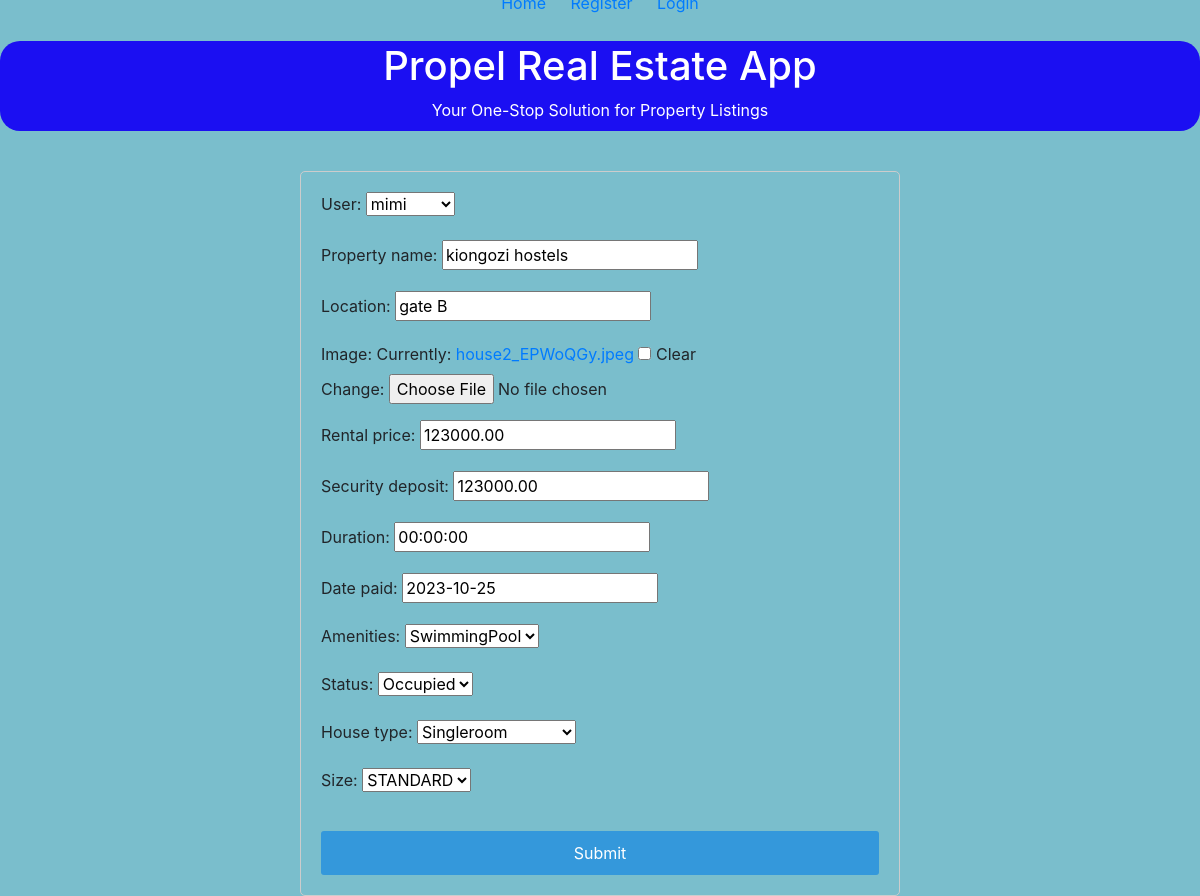
/update_listing/3/, run on an earlier commit of the app's database.
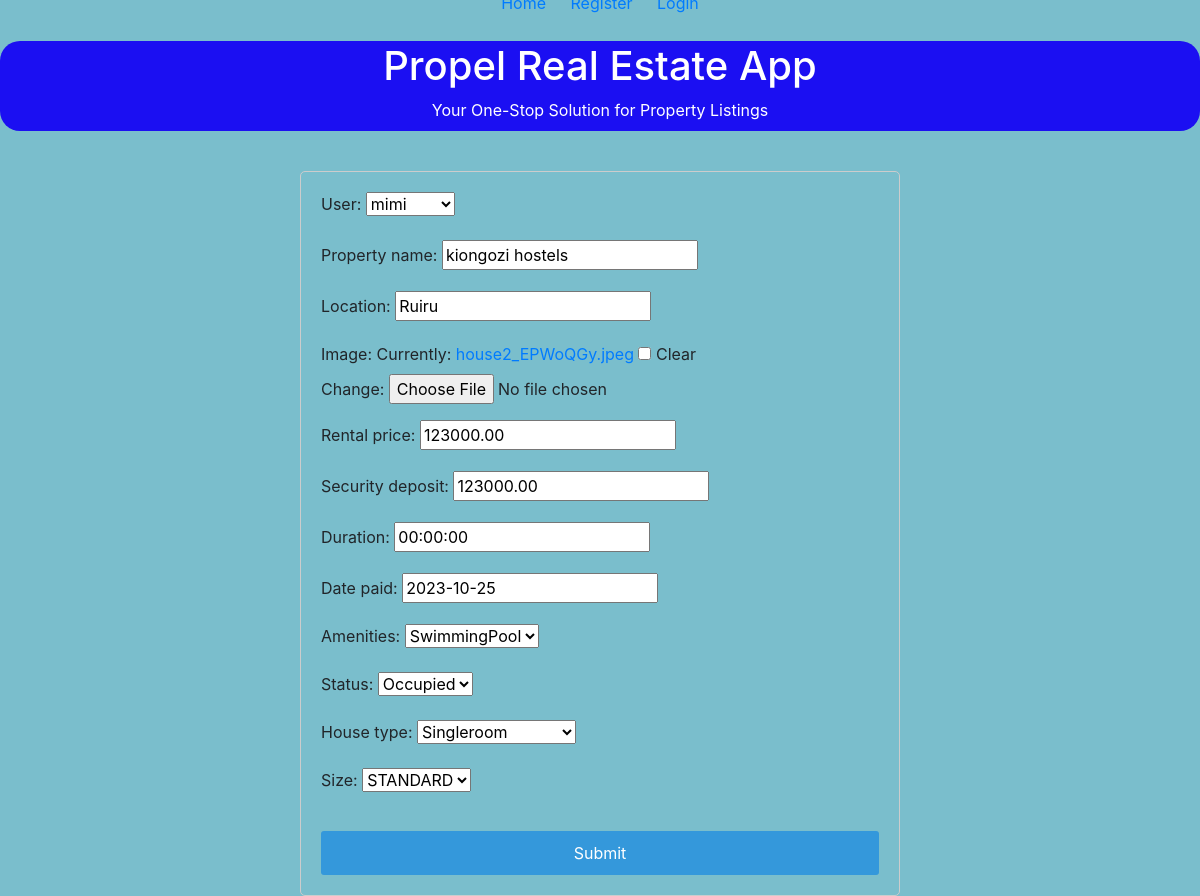
And on a later commit of the database.
### coreApp/models.py (models this page shows, shortened)
class Property_model(models.Model):
    user = models.ForeignKey(User, on_delete=models.CASCADE, related_name='property')
    property_name = models.CharField(max_length=255)
    location = models.CharField(max_length=50)
    image = models.ImageField(blank=True, null=True)
    rental_price = models.DecimalField(max_digits=10, decimal_places=2)
    security_deposit = models.DecimalField(max_digits=10, decimal_places=2)
    start_date = models.start_date = datetime.now()
    end_date = models.end_date = datetime.now()
    duration = models.DurationField()
    date_paid = models.DateField(blank=True, null=True)
    AMENITIES_CHOICES = [
        ('Balcony','Balcony'),
        ('Gym','Gym'),
        ('SwimmingPool','SwimmingPool')]
    STATUS_CHOICES=[
        ('Available','Available'),
        ('Occupied', 'Occupied') ]
    HOUSE_SIZE = [('STANDARD','STANDARD'),
                  ('Spacious','Spacious')]
    TYPE_OF_HOUSE =[('Singleroom','Singleroom'),
                    ('Bedsitter','Bedsitter'),
                    ('Onebedroom','Onebedroom'),
                    ('Twobedroom','Twobedroom'),
                    ('Threebedroom','Threebedroom'),
                    ('Fourbedroom','Fourbedroom'),
                    ('Studio','Studio'),
                    ('Commercialshops','Commercialshops')]
    amenities = models.TextField(choices=AMENITIES_CHOICES)
    status = models.TextField(choices=STATUS_CHOICES)
    house_type = models.CharField(max_length=50,choices=TYPE_OF_HOUSE)
    size = models.CharField(max_length=50,choices=HOUSE_SIZE)

### coreApp/views.py (the view)
# urls.py: path('update_listing/<int:pk>/', listing_update, name='update_listing'),
def listing_update(request, pk):
    listing = Property_model.objects.get(id=pk)
    form = ListingForm(instance=listing)
    if request.method == "POST":
        form = ListingForm(request.POST, instance=listing, files=request.FILES)
        if form.is_valid():
            form.save()
            return redirect("coreApp:listing_all")
    context = {"form": form}
    return render(request, "listing_update.html", context)

### coreApp/forms.py
class ListingForm(ModelForm):
    class Meta:
        model = Property_model
        fields = '__all__'

### coreApp/templates/listing_update.html (shortened to what this page needs)
{% include 'commons/base.html' %}
{% block content %}
<!DOCTYPE html>
<html lang="en">
<head>
  <link href="https://stackpath.bootstrapcdn.com/bootstrap/4.5.2/css/bootstrap.min.css" rel="stylesheet">
</head>
<body>
  <div class="form-container">
    <form method="post" enctype="multipart/form-data">
      <div class="form-group">
        {{ form.as_p }}
      </div>
      <button type="submit" class="btn btn-primary">Submit</button>
    </form>
  </div>
</body>
</html>
{% endblock %}

What changed in the data, as far as the page shows it:
changed Property_model "mimi": location "gate B" → "Ruiru"
